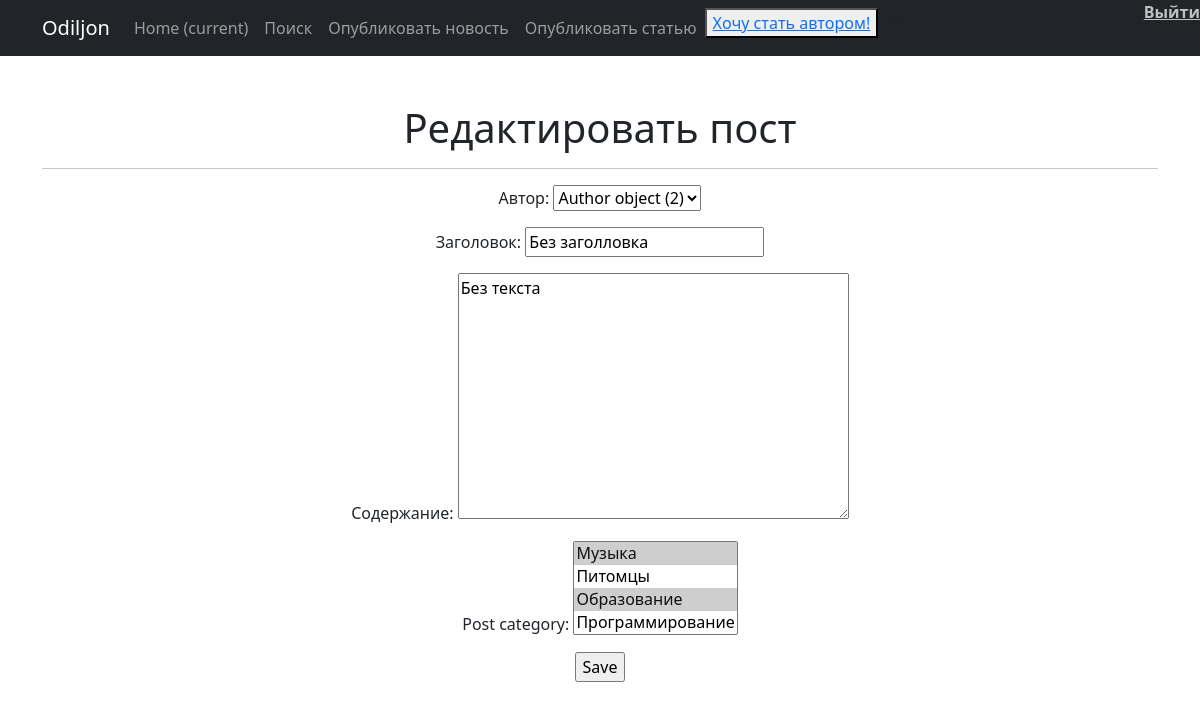
/3/edit/ (signed in), run on an earlier commit of the app's database.
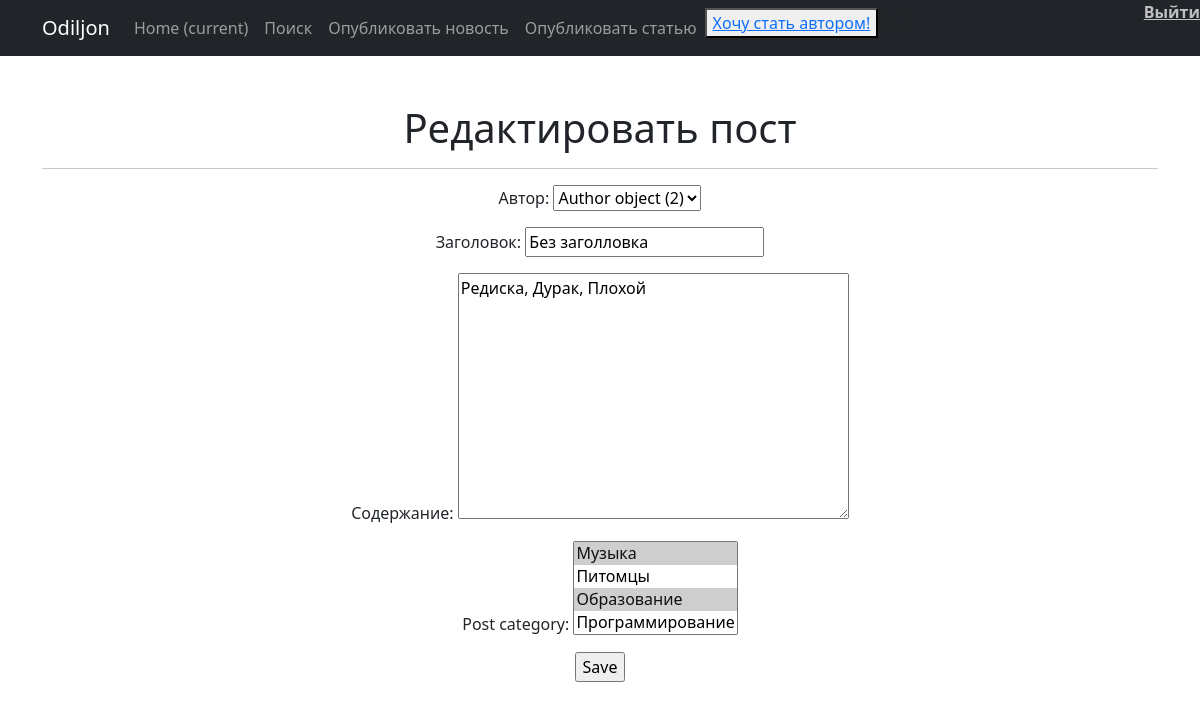
And on a later commit of the database.
### news/models.py (models this page shows, shortened)
class Post(models.Model):
    ART = 'AR'
    NEWS = 'NW'
    TYPES = [(ART, 'Статья'), (NEWS, 'Новость')]
    author = models.ForeignKey(Author, on_delete=models.CASCADE, verbose_name='Автор')
    post_type = models.CharField(max_length=10, choices=TYPES, verbose_name='Тип поста')
    created_at = models.DateTimeField(auto_now_add=True, verbose_name='Дата публикации')
    post_category = models.ManyToManyField(Category)
    post_title = models.CharField(max_length=120, verbose_name='Заголовок')
    post_text = models.TextField(verbose_name='Содержание')
    post_rating = models.IntegerField(default=0, verbose_name='Рейтинг поста')

### news/views.py (the view)
# urls.py: path('<int:pk>/edit/', PostUpdate.as_view(), name='news_edit'),
class PostUpdate(LoginRequiredMixin, UpdateView):
    permission_required = ('news.add_post',
                           'news.change_post')
    model = Post
    form_class = PostForm
    template_name = 'news/post_edit.html'
    def get_context_data(self, **kwargs):
        context = super().get_context_data(**kwargs)
        context['is_not_author'] = not self.request.user.groups.filter(name='author').exists()
        return context

### news/forms.py (shortened to what this page needs)
class PostForm(forms.ModelForm):
    class Meta:
        model = Post
        fields = [
            'author',
            'post_title',
            'post_text',
            'post_category',
        ]

### news/models.py (called while the page is built)
    def __str__(self):
        return self.category_name

### templates/news/post_edit.html (shortened to what this page needs)
{% extends 'flatpages/default.html' %}
{% block content %}
<h1>Редактировать пост</h1>
<hr>
<form action="" method="post">
    {{ form.as_p }}
    <input type="submit" value="Save" />
</form>
{% endblock content %}

What changed in the data, as far as the page shows it:
changed Post "Author object (2)": post_text "Без текста" → "Редиска, Дурак, Плохой"
